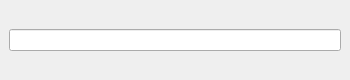
<?xml version="1.0" encoding="UTF-8"?>
<ui version="4.0">
 <class>Window</class>
 <widget class="QMainWindow" name="Window">
  <property name="geometry">
   <rect>
    <x>0</x>
    <y>0</y>
    <width>350</width>
    <height>80</height>
   </rect>
  </property>
  <property name="windowTitle">
   <string>Regex Filter</string>
  </property>
  <widget class="QWidget" name="centralwidget">
   <layout class="QVBoxLayout" name="verticalLayout">
    <item>
     <widget class="QLineEdit" name="regexInput"/>
    </item>
   </layout>
  </widget>
 </widget>
 <resources/>
 <connections/>
</ui>
